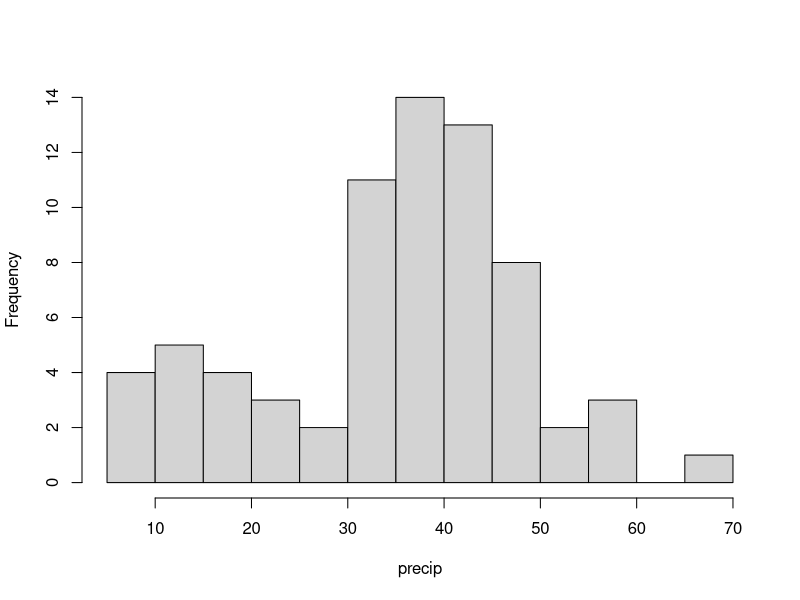
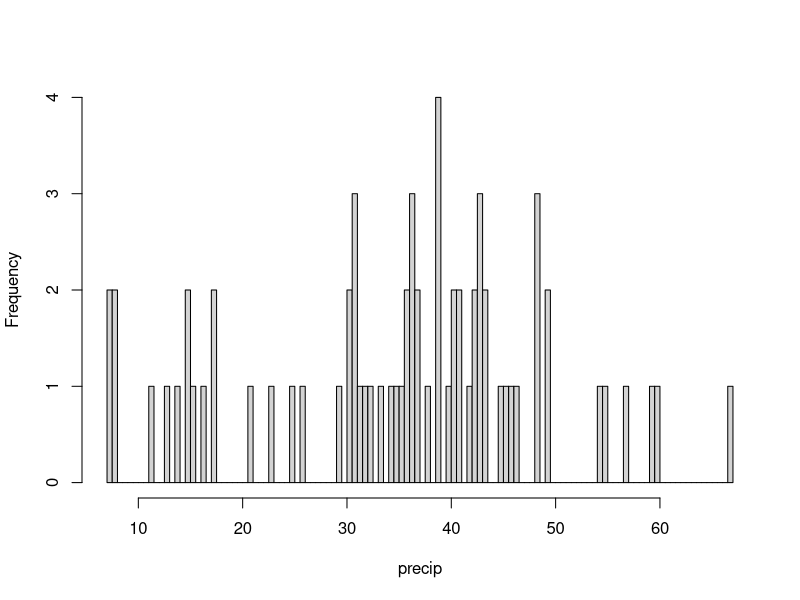
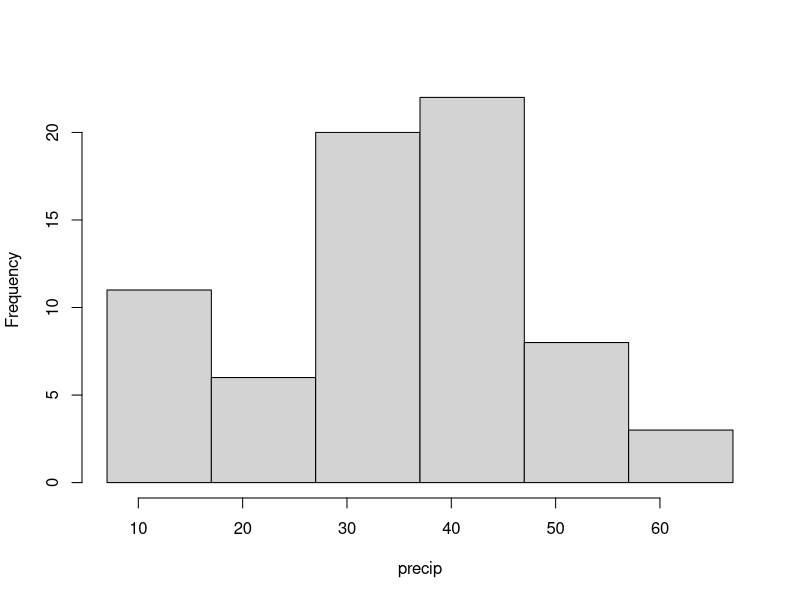

These charts were generated, in order, by the following R code:
hist(precip, breaks = 10, main = "")
hist(precip, breaks = 200, main = "")

bins = seq(min(precip),max(precip),by=10)
hist(precip, breaks = bins, main = "")

# other manipulations as in basic plotting